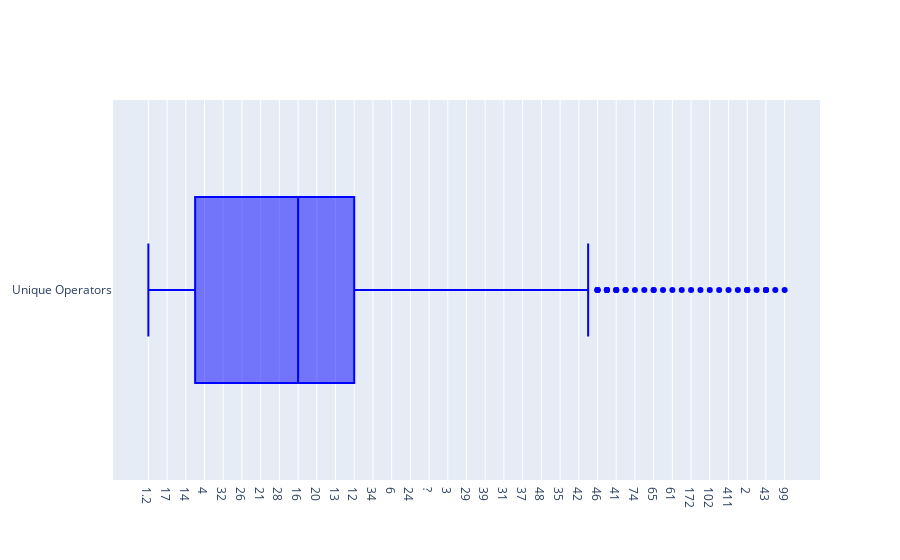

The notebook cell this image was saved under:
### Markdown cell above
>*  **Outlier Detection (Box Plot)**

### Code cell
trace1 = go.Box(
    x = df.uniq_Op,
    name = 'Unique Operators',
    marker = dict(color = 'blue')
    )
box_data = [trace1]
iplot(box_data)

### Figure 1 — Plotly figure (JSON) as saved in the notebook; plotly's stock layout.template omitted (floating-point values rounded to 4 significant figures; data arrays with more than 128 entries replaced by an {"elided": "..."} marker saying what was removed)
{"data": [{"marker": {"color": "blue"}, "name": "Unique Operators", "type": "box", "x": {"elided": "10885 str values"}}], "layout": {}}
